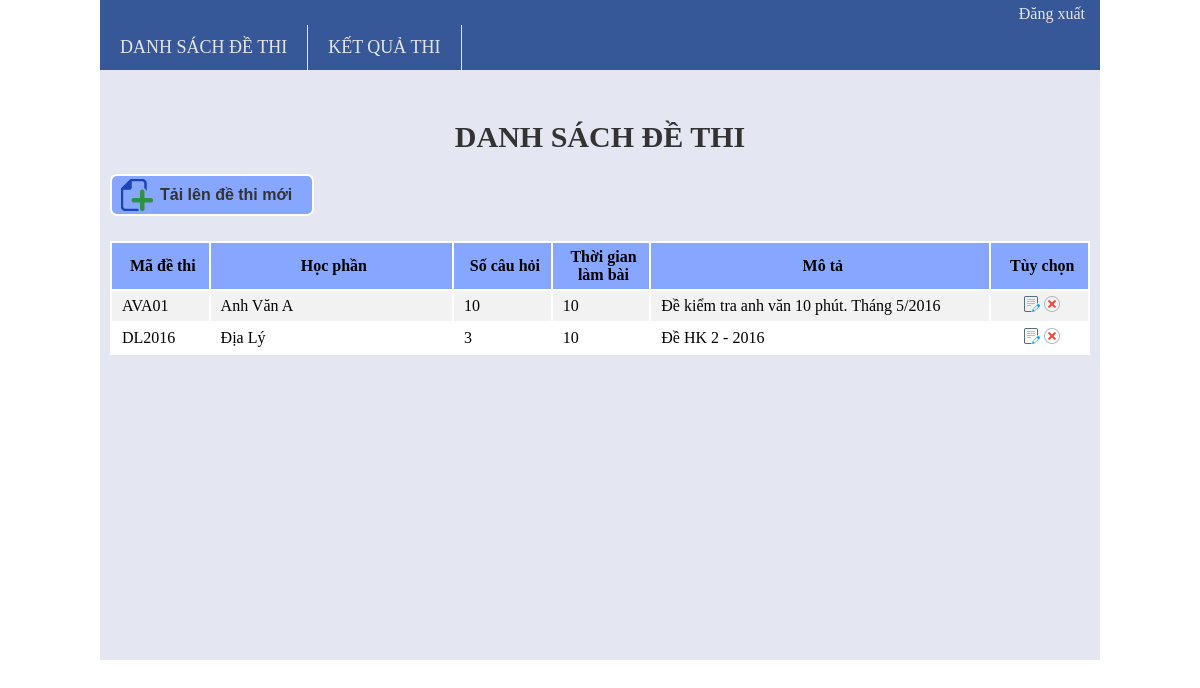
The page /gv/exam.php (signed in) on the database its author committed.
### tables this page shows
CREATE TABLE `dethi` (
  `magv` varchar(11) NOT NULL COMMENT 'Mã số của GV sở hữu đề',
  `madethi` varchar(11) NOT NULL COMMENT 'Mã đề thi',
  `hocphan` varchar(45) NOT NULL COMMENT 'Học phần',
  `socauhoi` int(11) NOT NULL COMMENT 'Tổng số câu hỏi trong đề',
  `thoigian` int(11) NOT NULL COMMENT 'Thời gian làm bài (phút)',
  `mota` varchar(250) DEFAULT NULL COMMENT 'Mô tả chi tiết đề'
);

### gv/exam.php (the view, shortened to what this page needs)
<!DOCTYPE html>
<html>
    <head>
        <link rel="stylesheet" type="text/css" href="css/style-exam.css">
    </head>
    <body>
        <?php
            $magv = $_SESSION['magv'];
            require 'header.php';
        ?>
        <div id="main_content">
            <div id="title">
                <h2>DANH SÁCH ĐỀ THI</h2>
            </div>
            <button name="upload" onclick="redirectTo('upload.php')">Tải lên đề thi mới</button>
            <?php
            require('./functions/connectdb.php');
            $result = mysql_query("SELECT * FROM dethi WHERE magv = '".$magv."'", $conn);
            echo '<br/>
                <table>
                <tr>
                    <th width="10%">Mã đề thi</th>
                    <th width="25%">Học phần</th>
                    <th width="10%">Số câu hỏi</th>
                    <th width="10%">Thời gian làm bài</th>
                    <th width="35%">Mô tả</th>
                    <th width="10%">Tùy chọn</th>
                </tr>';
            while($row = mysql_fetch_array($result, MYSQL_BOTH)) {
                $key = $row['madethi'];
                echo '<tr>
                        <td>'.$key.'</td>
                        <td>'.$row['hocphan'].'</td>
                        <td>'.$row['socauhoi'].'</td>
                        <td>'.$row['thoigian'].'</td>
                        <td>'.$row['mota'].'</td>
                        <td align="center">
                            <a href="edit-exam.php?madethi='.$key.'"><img src="img/edit16.png" title="Xem và sửa đề thi"></a>
                            <a href="javascript:void(0)" onClick="javascript:getConfirmation(\''.$key.'\')"><img src="img/remove16.png" title="Xóa khỏi danh sách"></a></td>
                        </tr>';
            }
            echo '</table>';
        ?>
        </div>
    </body>
</html>

### gv/header.php (shortened to what this page needs)
    <link rel="stylesheet" type="text/css" href="css/style-header.css">
<?php
    echo '
        <div id="header">
            <div class="login_status">
                <a href="logout.php">Đăng xuất</a>
            </div>
            <div class="menu">
                <ul>
                    <li><a href="exam.php">Danh sách Đề thi</a></li>
                    <li><a href="result.php">Kết quả thi</a></li>
                </ul>
            </div>
        </div>
    ';
?>

### gv/css/style-exam.css (style rules this page uses)
* { padding: 0px; margin: 0px; }
#main_content { width: 1000px; height: 590px; margin: auto; background: #e4e7f1; }
#main_content h2 { padding-top: 50px; margin-left: auto; margin-right: auto; font-size: 30px; color: #333333; text-align: center; }
#main_content button { background-color: #87a6ff; background: url(../img/bg_upload.png) no-repeat; padding: 10px; padding-left: 48px; padding-right: 20px; color: #333333; font-size: 16px; font-weight: bold; border: 2px solid #fff; border-radius: 7px; -moz-border-radius: 7px; -webkit-border-radius: 7px; -ms-border-radius: 7px; -o-border-radius: 7px; }
#main_content button { margin: 20px auto 25px 10px; }
#main_content table { background-color: white; margin: auto 10px auto 10px; }
#main_content table th { background-color: #87a6ff; }
#main_content th, td { padding: 5px; padding-left: 10px; }
#main_content tr:nth-child(even) { background-color: #f2f2f2 }

### gv/css/style-header.css (style rules this page uses)
* { margin: 0px; padding: 0px; }
body { font: tahoma; }
#header { width: 1000px; margin: auto; }
#header .login_status { width: 1000px; height: 20px; background-color: #365899; font-size: 16px; text-align: right; padding-top: 5px; }
.login_status a { color: #e5e5e5; text-decoration: none; padding-right: 15px; }
#header .menu { width: 1000px; height: 45px; background-color: #365899; }
.menu ul { list-style: none; font-size: 18px; }
.menu ul a { float: left; text-decoration: none; color: #e5e5e5; line-height: 45px; display: block; border-right: 1px solid #e5e5e5; padding: 0px 20px 0px 20px; text-transform: uppercase; }

### rows shown on the page
dethi: madethi "AVA01", hocphan "Anh Văn A", socauhoi "10", thoigian "10", mota "Đề kiểm tra anh văn 10 phút. Tháng 5/2016"
dethi: madethi "DL2016", hocphan "Địa Lý", socauhoi "3", thoigian "10", mota "Đề HK 2 - 2016"
